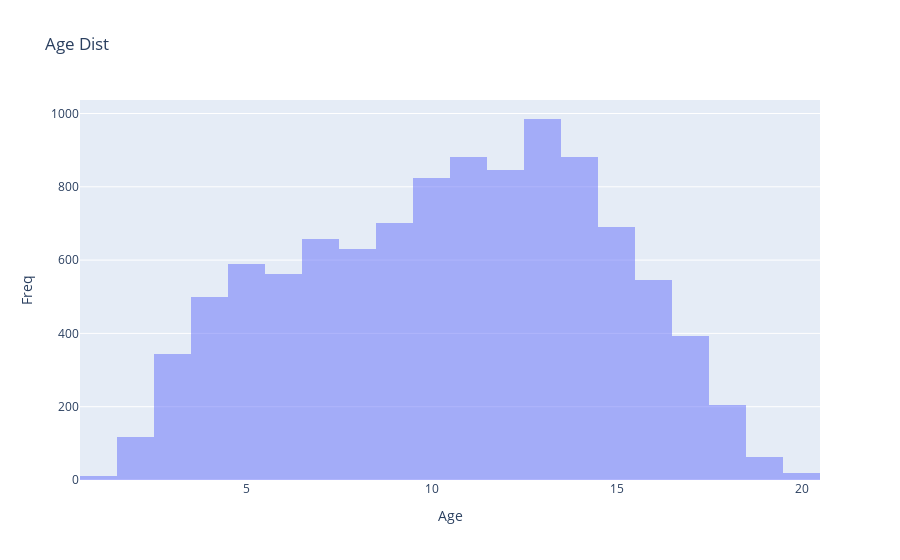

The notebook cell this image was saved under:
### Code cell
trace = go.Histogram(
    x=data["bin"],
    opacity=0.5,
)

d = [trace]

layout = dict(title="Age Dist", xaxis=dict(title="Age"), yaxis=dict(title="Freq"), barmode='overlay')

fig = dict(data=d, layout=layout)

iplot(fig, filename='Age Dist')

### Figure 1 — Plotly figure (JSON) as saved in the notebook; plotly's stock layout.template omitted (floating-point values rounded to 4 significant figures; data arrays with more than 128 entries replaced by an {"elided": "..."} marker saying what was removed)
{"data": [{"opacity": 0.5, "type": "histogram", "x": {"elided": "10446 int values"}}], "layout": {"barmode": "overlay", "title": {"text": "Age Dist"}, "xaxis": {"title": {"text": "Age"}}, "yaxis": {"title": {"text": "Freq"}}}}
